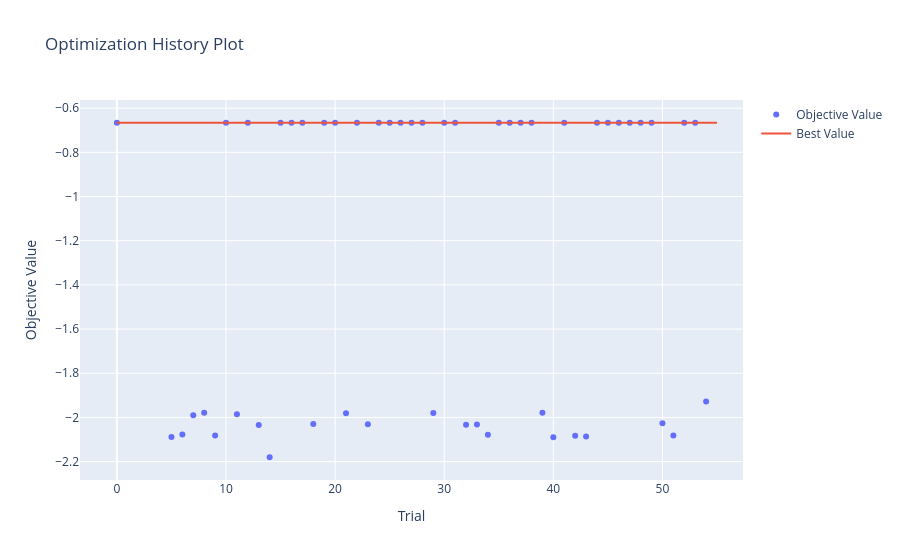

Here is the notebook cell this chart was saved with:
### Code cell
optuna.visualization.plot_optimization_history(study).show()

### Figure 1 — Plotly figure (JSON) as saved in the notebook; plotly's stock layout.template omitted (floating-point values rounded to 4 significant figures)
{"data": [{"mode": "markers", "name": "Objective Value", "type": "scatter", "x": [0, 5, 6, 7, 8, 9, 10, 11, 12, 13, 14, 15, 16, 17, 18, 19, 20, 21, 22, 23, 24, 25, 26, 27, 28, 29, 30, 31, 32, 33, 34, 35, 36, 37, 38, 39, 40, 41, 42, 43, 44, 45, 46, 47, 48, 49, 50, 51, 52, 53, 54], "y": [-0.666, -2.088, -2.077, -1.99, -1.979, -2.081, -0.666, -1.985, -0.666, -2.034, -2.18, -0.666, -0.666, -0.666, -2.03, -0.666, -0.666, -1.981, -0.666, -2.031, -0.666, -0.666, -0.666, -0.666, -0.666, -1.979, -0.666, -0.666, -2.033, -2.032, -2.078, -0.666, -0.666, -0.666, -0.666, -1.979, -2.089, -0.666, -2.083, -2.087, -0.666, -0.666, -0.666, -0.666, -0.666, -0.666, -2.027, -2.082, -0.666, -0.666, -1.928]}, {"mode": "lines", "name": "Best Value", "type": "scatter", "x": [0, 1, 2, 3, 4, 5, 6, 7, 8, 9, 10, 11, 12, 13, 14, 15, 16, 17, 18, 19, 20, 21, 22, 23, 24, 25, 26, 27, 28, 29, 30, 31, 32, 33, 34, 35, 36, 37, 38, 39, 40, 41, 42, 43, 44, 45, 46, 47, 48, 49, 50, 51, 52, 53, 54, 55], "y": [-0.666, -0.666, -0.666, -0.666, -0.666, -0.666, -0.666, -0.666, -0.666, -0.666, -0.666, -0.666, -0.666, -0.666, -0.666, -0.666, -0.666, -0.666, -0.666, -0.666, -0.666, -0.666, -0.666, -0.666, -0.666, -0.666, -0.666, -0.666, -0.666, -0.666, -0.666, -0.666, -0.666, -0.666, -0.666, -0.666, -0.666, -0.666, -0.666, -0.666, -0.666, -0.666, -0.666, -0.666, -0.666, -0.666, -0.666, -0.666, -0.666, -0.666, -0.666, -0.666, -0.666, -0.666, -0.666, -0.666]}, {"marker": {"color": "#cccccc"}, "mode": "markers", "name": "Infeasible Trial", "showlegend": false, "type": "scatter", "x": [], "y": []}], "layout": {"title": {"text": "Optimization History Plot"}, "xaxis": {"title": {"text": "Trial"}}, "yaxis": {"title": {"text": "Objective Value"}}}}
